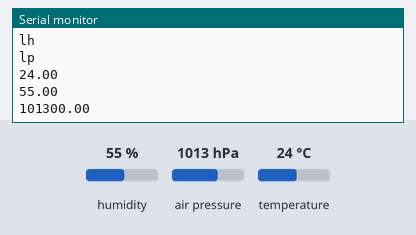
A program run on a simulated ESP32. On the bench: the last lines printed to the serial monitor. The inputs (shaded band) are chosen by the test bench; at power-on: humidity 55 %, air pressure 1013 hPa, temperature 24 °C. WiFi joins after 1.5 s; servers stay silent unless stated; uploads are accepted with an empty reply.

Above: at 3.2 s.
3.3 s: humidity set to 22 %
At 6.4 s:
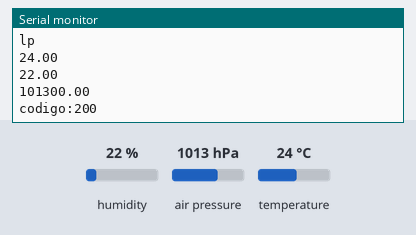
6.7 s: air pressure set to 952 hPa
At 7.42 s:
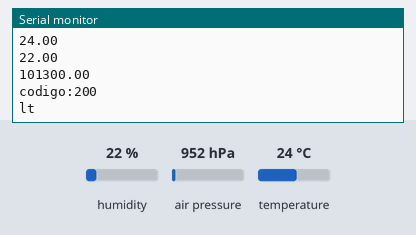
10.1 s: temperature set to 12 °C
At 10.25 s:
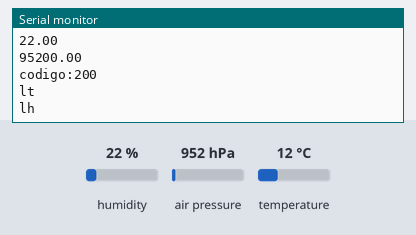
13.5 s: air pressure set to 975 hPa
At 15.7 s:
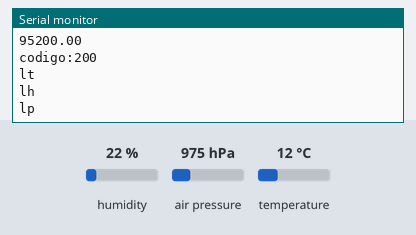
16.9 s: humidity set to 40 %
At 19.3 s:
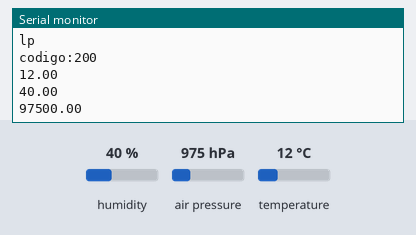
Timing chart, 0 to 20.8 s (numbered marks = the images above; inputs shaded):
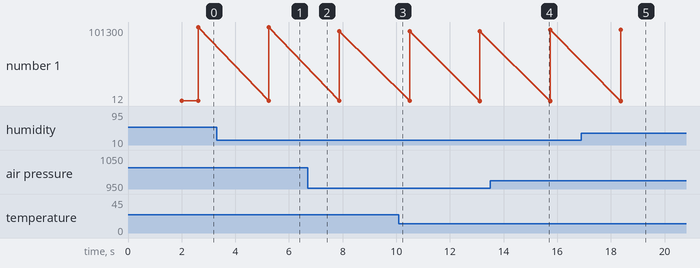

Measured:
- after the input at 3.3 s, the serial monitor: prints a new line after 1.9 s (image 1)
- after the input at 16.9 s, the serial monitor: prints a new line after 1.5 s (image 5)
- plotted number 1: 101300 → 95200 after the input at 6.7 s, 95200 → 97500 after the input at 13.5 s

The program:

main.cpp
```cpp
#include <Arduino.h>
#include <freertos/FreeRTOS.h>
#include <freertos/semphr.h>
// librerias sensor
#include <Adafruit_Sensor.h>
#include <DHT.h>
#include <Wire.h>
#include <Adafruit_BMP085.h>
// librerias conectividad
#include "WiFi.h"
#include <HTTPClient.h>
#include <ArduinoJson.h>

// variables globbales:
float temperatura, humedad, presion;
SemaphoreHandle_t mutex;
// false significa desbloqueado, esta variable maneja el bloqueo de las variables
// credenciales del wifi
const char *ssid = "";
const char *password = "";
const char *Server_url = "http://192.168.1.68:8000/espmon/api";

// constantes
#define DHTPIN 4	  // pin de datos
#define DHTTYPE DHT11 // tipo de sensor
DHT dht(DHTPIN, DHTTYPE);

Adafruit_BMP085 bmp;
/*el bmp se conecta de la siguiente forma:
	Vin - 3.3V
	GND - GND
	SCL - GPIO 22
	SDA - GPIO 21
	*/

// relay
int rpin = 33, ison = 0;
int TIEMPO_ENTRE_PETICIONES = 3; // tiempo entre cada peticion post al servidor

// funcion que actualiza los datos:
void actualizar(void *pvParameters)
{
	//INICIAR VARIABLES
	float t, h, p;
	while (true)
	{
		{//realizar mediciones
			do
			{
				Serial.println("lt");
				t = dht.readTemperature();
				delay(200);

			} while (isnan(t));
			do
			{
				Serial.println("lh");
				h = dht.readHumidity();
				delay(200);
			} while (isnan(h));
			do
			{
				Serial.println("lp");
				p = bmp.readPressure();
				delay(200);
			} while (isnan(p));
		}
		//actualizar variables
		Serial.println(t);
		Serial.println(h);
		Serial.println(p);
		//mutex pa que no se peleen los procesos
		if(xSemaphoreTake(mutex, portMAX_DELAY)==pdTRUE){
		temperatura = t;
		humedad = h;
		presion = p;
		xSemaphoreGive(mutex);
		}
		vTaskDelay(pdMS_TO_TICKS(2000));
		/*esperar 2 segundos:
		El sensor es lento y suele tardar aprox 2 segundos para actualizar los datos*/
	}
}

// funcion que envia los datos al servidor:+
void enviar(void *pvParameters)
{
	while (true)
	{
		{
			//crear cliente
			HTTPClient cliente;
			cliente.begin(Server_url);
			cliente.addHeader("Content-Type", "application/json");
			//crear documento json
			JsonDocument json_doc;
			//mutex
			if(xSemaphoreTake(mutex, portMAX_DELAY)==pdTRUE){
			json_doc["temperatura"]=temperatura;
			json_doc["humedad"]=humedad;
			json_doc["presion"]=presion;
			xSemaphoreGive(mutex);
			}
			String Json_String;
			serializeJson(json_doc, Json_String);//serialize
			int req_code =cliente.POST(Json_String);
			Serial.print("codigo:");Serial.println(req_code);

			cliente.end();
		}

		vTaskDelay(pdMS_TO_TICKS(TIEMPO_ENTRE_PETICIONES*1000)); // Esperar el tiempo configurado
																		 // segundos
	}
}

void setup()
{
	// monitor serial
	Serial.begin(115200);
	// iniciar sensores
	dht.begin();
	if(!bmp.begin()){
		Serial.println("verificar que el BMP180 esta bien conectado");
		while (1) {}
	}
	// conexion wifi
	WiFi.begin(ssid, password);
	while (WiFi.status() != WL_CONNECTED)
	{
		delay(1000);
		Serial.println("Connecting to WiFi..");
	}
	Serial.println(WiFi.localIP()); // hasta aqui funciona correctamente
	mutex=xSemaphoreCreateMutex();
	// crear tareas
	xTaskCreate(actualizar, "Mediciones", 2048, NULL, 2, NULL);
	xTaskCreate(enviar, "Envio", 4096, NULL, 1, NULL);

}

void loop()
{
	// put your main code here, to run repeatedly:
}
```
